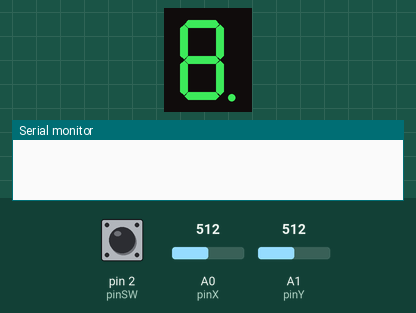
Recording of a sketch running on a simulated Arduino Uno, built with avr-gcc and run on an emulated ATmega328P. On the bench: 1-digit seven-segment display, the last lines printed to the serial monitor. Wiring (inferred from the names in the program): 1-digit 7-segment display, segments lit when LOW: segments pin 5, pin 6, pin 7, pin 8, pin 9, pin 10, pin 11, pin 4. The inputs (shaded band) are chosen by the test bench; at power-on: A1 (pinY) = 512, pin 2 (pinSW) HIGH, A0 (pinX) = 512. The segment pins are drawn as the display they are named for.

Above: at 0.75 s.
1.3 s: A1 (pinY) set to 390
At 1.65 s:
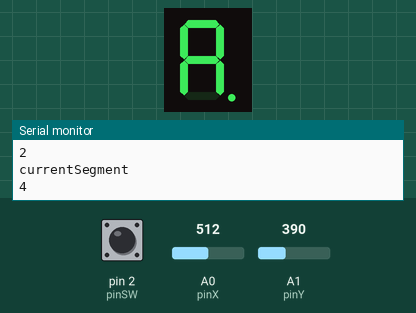
4.3 s: pin 2 (pinSW) pulled LOW for 3.2 s
At 6.05 s:
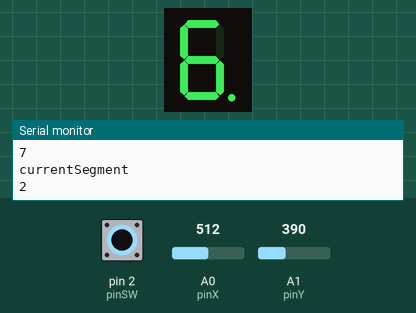
Timing chart, 0 to 7.5 s (numbered marks = the images above; inputs shaded):
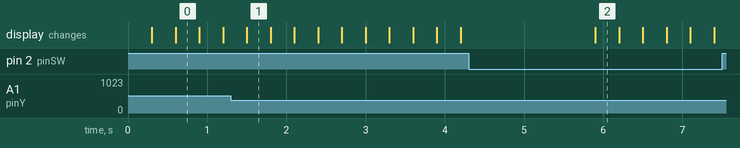

The sketch:

HW3_draw_on_7segment_display_with_joystick_v3.ino
```cpp
// declarare pini segmente
const int pinA = 4;
const int pinB = 5;
const int pinC = 6;
const int pinD = 7;
const int pinE = 8;
const int pinF = 9;
const int pinG = 10;
const int pinDP = 11;

//declarare pini joystick
const int pinX = A0;
const int pinY = A1;
const int pinSW = 2;

//variabile de control pentru 7-Segment-Display
const int segSize = 8;
const int noOfDigits = 10;
int index = 0;
bool commonAnode = false;

//stari segmente
byte segmentState = LOW;
byte dpState = LOW;

//stari si valori pentru joystick
int xValue = 0;
int yValue = 0;
byte swState = LOW;

//debounce
long lastTime = 0;
long lastTimeLong = 0;
long lastJoyTime = 0;
int interval = 50;
int longInterval = 1000;
byte reading = LOW;
byte lastReading = LOW;
byte joyReading = LOW;
byte lastJoyReading = HIGH;
byte longPress = LOW;

int segments[segSize] = {
  pinA, pinB, pinC, pinD, pinE, pinF, pinG, pinDP
};
//ultimele valori ale segmentelor
int segmentsState[segSize] = {
  segmentState, segmentState, segmentState, segmentState, segmentState, segmentState, segmentState, segmentState
};

//variabile control joystick
const int minThreshold = 400;
const int maxThreshold = 600;
bool joyMoved = false;

//stari - true = stare 1, false = stare 2
bool currentState = true;
bool toState2 = false;
int currentSegment = segSize - 1;
int lastSegment = segSize - 1;

//blink
unsigned long blinkTime = 300;
unsigned long lastBlinkTime = 0;

const int directions = 4;
int segmentsNeighbors[segSize][directions] = {
//   up down left right (-1 - None)
    {-1, 6, 5, 1},//a - 0
    { 0, 6, 5,-1},//b - 1
    { 6, 3, 4, 7},//c - 2
    { 6,-1, 4, 2},//d - 3
    { 6, 3,-1, 2},//e - 4
    { 0, 6,-1, 1},//f - 5
    { 0, 3,-1,-1},//g - 6
    {-1,-1, 2,-1}//dp - 7
};

const int up = 0;
const int down = 1;
const int left = 2;
const int right = 3;
int neighbor = 0;

void setup() {
  pinMode(pinSW, INPUT_PULLUP);

  if (commonAnode == true) {
    segmentState = !segmentState;
  }
  for (int i = 0; i < segSize; i++){
    pinMode(segments[i], OUTPUT);
  }
  resetSegments();
  Serial.begin(9600);
}

void loop() {
  reading = digitalRead(pinSW);
  if (reading != lastReading){
    lastTime = millis();
  }
  if(millis()-lastTime > longInterval){
    if(reading != longPress){
      longPress = reading;
        if(longPress == LOW){
          resetSegments();
        }
      }
  }
  else if (millis() - lastTime > interval){
    if (reading != swState){
      swState = reading;
      if (swState == LOW){
        currentState = !currentState;
        toState2 = false;
      }
    }
  }
  lastReading = reading;
  if (currentState){ //state 1
      //clipire leg la selectie segment
      if (millis() - lastBlinkTime >= blinkTime){
        lastBlinkTime = millis();
        segmentState = !segmentState;
        digitalWrite(segments[currentSegment], segmentState);
      }
      //citire valoare joystick
      xValue = analogRead(pinX);
      yValue = analogRead(pinY);
      if (xValue > maxThreshold && joyMoved == false) { // in sus
        joyMoved = true;
        moveToNeighbor(up);
      }
      if (xValue < minThreshold && joyMoved == false)  { //in jos
        joyMoved = true;
        moveToNeighbor(down);
      }
      if (yValue > maxThreshold && joyMoved == false) { // in dreapta
        joyMoved = true;
        moveToNeighbor(right);
      }
      if (yValue < minThreshold && joyMoved == false)  { //in stanga
        joyMoved = true;
        moveToNeighbor(left);
      }
      if ((xValue > minThreshold && xValue < maxThreshold) || (yValue > minThreshold && yValue < maxThreshold)) {
        joyReading = LOW;
      }
      if((xValue < minThreshold || xValue > maxThreshold) || (yValue < minThreshold || yValue > maxThreshold)){
        joyReading = HIGH;
      }
      if(joyReading != lastJoyReading){
        lastTime = millis();
      }
        if(joyReading != lastJoyReading)
           if(joyReading==HIGH)
              joyMoved=false;
      lastJoyReading = joyReading;
  }
  else{ //state 2
    if (toState2 == false){
      toState2 = true;
      // opresc segmentul din clipit si il setez la starea lui de dinainte de selectie
      digitalWrite(segments[currentSegment], segmentsState[currentSegment]);
    }
    //schimbare pe axa x a state-ului segmentului selectat
    xValue = analogRead(pinX);
    if (xValue > maxThreshold && joyMoved == false) { // in sus
        joyMoved = true;
        segmentsState[currentSegment] = HIGH; //aprind daca dau in sus de joystick
        digitalWrite(segments[currentSegment],segmentsState[currentSegment]);
      }
    if (xValue < minThreshold && joyMoved == false)  { //in jos
        joyMoved = true;
        segmentsState[currentSegment] = LOW; //stingdaca dau in sus de joystick
        digitalWrite(segments[currentSegment],segmentsState[currentSegment]);
      }
    if (xValue > minThreshold && xValue < maxThreshold) {
        joyMoved = false;
      }
  }
}

void resetSegments(){
  for (int i = 0; i < segSize; i++){
    segmentsState[i] = LOW;
    digitalWrite(segments[i], segmentsState[i]);
  }
  currentSegment = segSize - 1;
  currentState = true;
}

void moveToNeighbor(int direction){
  neighbor = segmentsNeighbors[currentSegment][direction];
  if (neighbor != -1){
    lastSegment = currentSegment;
    Serial.println("lastSegment");
    Serial.println(lastSegment);

    currentSegment = neighbor;
    Serial.println("currentSegment");
    Serial.println(currentSegment);
    digitalWrite(segments[lastSegment],segmentsState[lastSegment]);
  }
}
```

Measured:
- after the input at 1.3 s, the display: changes after 0.20 s (image 1)
- after the input at 4.3 s, the display: changes after 1.6 s (image 2)
